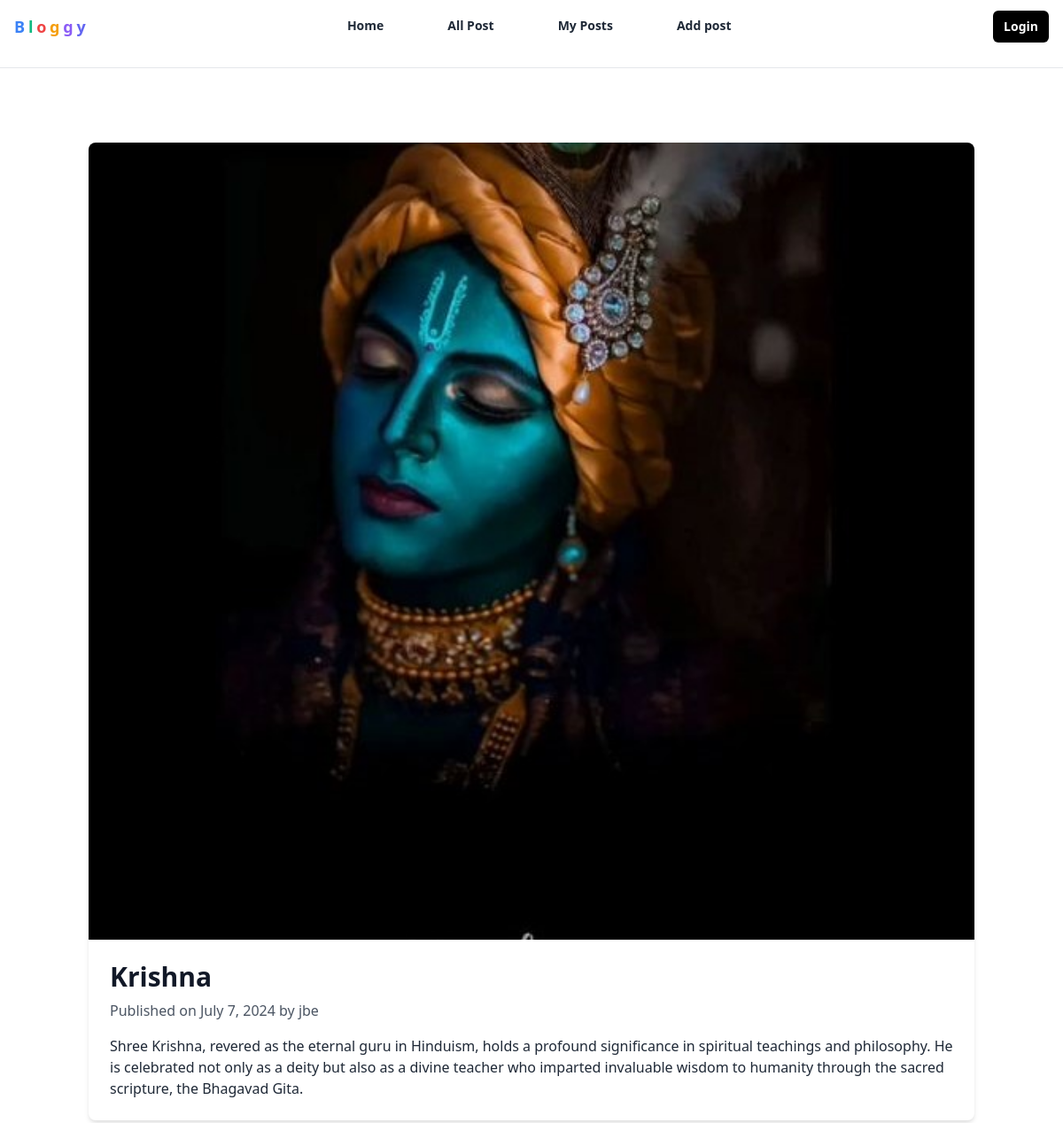
/blog/post/6/, run on the app's committed database.
### blogs/models.py (models this page shows, shortened)
class Blog_app(models.Model):
    user = models.ForeignKey(User, on_delete=models.CASCADE)
    title = models.CharField(max_length=25)
    blog_image =models.ImageField(upload_to='blogs/')
    date_added = models.DateTimeField(default=timezone.now)
    description = models.TextField(default='')

### blogs/views.py (the view)
# urls.py: path('post/<int:id>/', views.post_detail, name='post_detail'),
def post_detail(request, id):
    post = get_object_or_404(Blog_app, id=id)
    return render(request, 'blog/blogs/post_detail.html', {'post': post})

### blogs/templates/blog/blogs/post_detail.html (shortened to what this page needs)
{% extends 'layout.html' %}
{% block content %}
  <div class="w-full h-full mx-auto px-4 py-6">
    <div style="max-width: 1000px; margin-top: 10px; border-radius: 0.5rem;" class="w-[600px] mx-auto rounded-lg shadow-md overflow-hidden hello flex justify-center items-center flex-col">
      {% if post.blog_image %}
        <div style="max-width: 100%;">
          <img src="{{ post.blog_image.url }}" alt="{{ post.title }}" class="object-cover h-[500px] w-[500px]" style="height: 70%; max-height: 900px; width: 1000px;" />
        </div>
      {% endif %}
      <div class="p-6">
        <h1 class="text-3xl font-bold text-gray-900">{{ post.title }}</h1>
        <p class="mt-2 text-gray-600">Published on {{ post.date_added|date:'F j, Y' }} by {{ post.user.username }}</p>
        <div class="mt-4 text-gray-800">{{ post.description }}</div>
      </div>
    </div>
  </div>
{% endblock %}
{% block css %}
  {% load static %}
{% endblock %}

### templates/layout.html (shortened to what this page needs)
{% load static %}
<!DOCTYPE html>
<html lang="en">
  <head>
    <link rel="stylesheet" href="{% static 'css/style.css' %}" />
    <link href="https://cdn.jsdelivr.net/npm/tailwindcss@2.2.19/dist/tailwind.min.css" rel="stylesheet" />
  </head>
  <body>
    <header class="sticky w-full border-b bg-white pb-4">
      <div class="mx-auto flex max-w-7xl items-center justify-between px-4 py-2">
        <a href="/" class="cursor-pointer">
          <h1 class="text-lg font-bold tracking-tight text-gray-800">
            <span class="text-blue-500">B</span>
            <span class="text-green-500">l</span>
            <span class="text-red-500">o</span>
            <span class="text-yellow-500">g</span>
            <span class="text-purple-500">g</span>
            <span class="text-indigo-500">y</span>
          </h1>
        </a>
        <div class="hidden lg:block">
          <ul class="op inline-flex space-x-8">
            <li class="pt-2 pb-3 text-center">
              <a href="/" class="p-5 pb-5 text-sm font-semibold text-gray-800">Home</a>
            </li>
            <li class="pt-2 pb-3 text-center">
              <a href="/blog/" class="p-5 pt-2 pb-5 text-sm font-semibold text-gray-800">All Post</a>
            </li>
            <li class="pt-2 pb-3 text-center">
              <a href="/blog/mypost" class="p-5 pt-2 pb-5 text-sm font-semibold text-gray-800">My Posts</a>
            </li>
            <li class="pt-2 pb-3 text-center">
              <a href="/blog/add" class="mt-2 mb-5 p-5 text-sm font-semibold text-gray-800">Add post</a>
            </li>
          </ul>
        </div>
        <div class="hidden lg:block">
          {% if request.user.is_authenticated %}
            <a href="/blog/logout"><button type="button" class="p-7 rounded-md bg-black px-3 py-2 text-sm font-semibold text-white shadow-sm hover:bg-black/80 focus-visible:outline focus-visible:outline-2 focus-visible:outline-offset-2 focus-visible:outline-black">Logout</button></a>
          {% else %}
            <a href="/blog/login/"><button type="button" class="p-7 rounded-md bg-black px-3 py-2 text-sm font-semibold text-white shadow-sm hover:bg-black/80 focus-visible:outline focus-visible:outline-2 focus-visible:outline-offset-2 focus-visible:outline-black">Login</button></a>
          {% endif %}
        </div>
      </div>
    </header>
    <div class="production">
      {% block content %}
      {% endblock %}
    </div>
  </body>
</html>

### static/css/style.css (style rules this page uses)
body { font-family: Arial, sans-serif; }
.production { margin-top: 50px; }

### templates/layout.html (style rules this page uses)
header { position: sticky; top: 0; z-index: 1000; background-color: white; }

### data on the page
Blog_app: blog_image (picture), title "Krishna", date_added "July 7, 2024", user.username "jbe", description "Shree Krishna, revered as the eternal guru in Hinduism, holds a profound significance in spiritual teachings and philosophy. He is celebrated not only as a deity but also as a divine teacher who imparted invaluable wisdom to humanity through the sacred scripture, the Bhagavad Gita."
